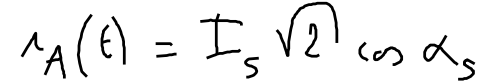
#> input picture offline-crohme-master/offline-crohme-master/my_newdataset/images/116_em_171.inkml.png, 496 x 83 px, found by its file name; its folder holds only this picture in this run
$ python image_preprocess.py
#> lines starting #> are read from the running program, lines starting #| are printed output that depends on the picture
import os
import cv2
import numpy as np

# Paths
IMAGE_DIR = "images/"  # Your raw images folder
OUTPUT_DIR = "images_preprocessed/"  # Folder to save preprocessed images

# Create output directory if not exists
os.makedirs(OUTPUT_DIR, exist_ok=True)

# Image size for TrOCR (ViT expects 384x384)
IMAGE_SIZE = (384, 384)

def preprocess_image(image_path, output_path):
    """Resizes and normalizes an image for TrOCR."""
#> called with image_path = 'images/116_em_171.inkml.png', output_path = 'images_preprocessed/116_em_171.inkml.png'
    img = cv2.imread(image_path, cv2.IMREAD_GRAYSCALE)  # Load in grayscale
#> img is the input picture: shape (83, 496); min 0, max 255, mean 239.3
    img = cv2.resize(img, IMAGE_SIZE)  # Resize to 384x384
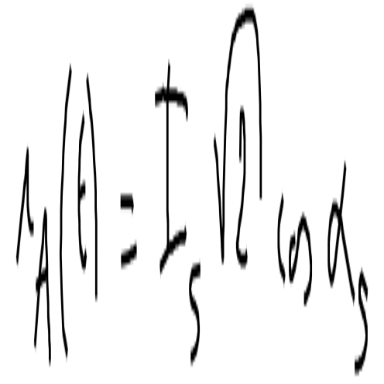
#> img: shape (384, 384); min 0, max 255, mean 239.2
    img = img.astype(np.float32) / 255.0  # Normalize to [0,1]

    # Save processed image
    cv2.imwrite(output_path, (img * 255).astype(np.uint8))  # Convert back to uint8 for saving

if __name__ == "__main__":
    images = [f for f in os.listdir(IMAGE_DIR) if f.endswith('.png')]
    for img_name in images:
        input_path = os.path.join(IMAGE_DIR, img_name)
        output_path = os.path.join(OUTPUT_DIR, img_name)
        preprocess_image(input_path, output_path)

    print(f"✅ Processed {len(images)} images and saved to {OUTPUT_DIR}")

$ run again, on offline-crohme-master/offline-crohme-master/my_newdataset/images/124_em_416.inkml.png
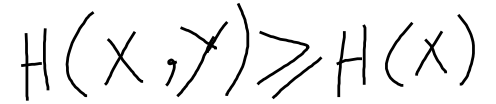
#> input picture offline-crohme-master/offline-crohme-master/my_newdataset/images/124_em_416.inkml.png, 496 x 104 px, found by its file name
#> in preprocess_image, img is the input picture: shape (104, 496); min 0, max 255, mean 238.3
#> in preprocess_image, `img = cv2.resize(img, IMAGE_SIZE)`:
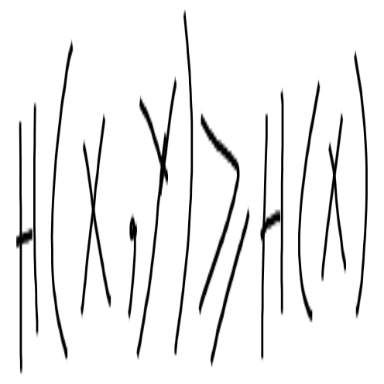
#> img: shape (384, 384); min 0, max 255, mean 238.2

$ run again, on offline-crohme-master/offline-crohme-master/my_newdataset/images/126_leissi.inkml.png
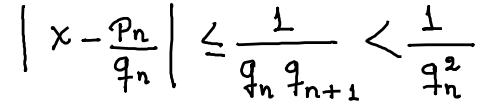
#> input picture offline-crohme-master/offline-crohme-master/my_newdataset/images/126_leissi.inkml.png, 496 x 104 px, found by its file name
#> in preprocess_image, img is the input picture: shape (104, 496); min 0, max 255, mean 236.5
#> in preprocess_image, `img = cv2.resize(img, IMAGE_SIZE)`:
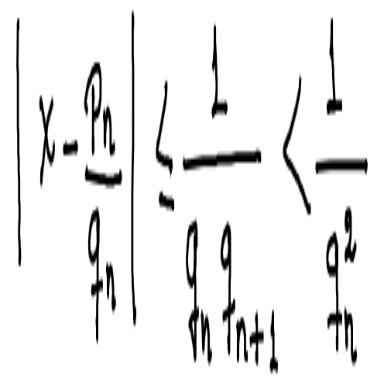
#> img: shape (384, 384); min 0, max 255, mean 236.5

$ run again, on offline-crohme-master/offline-crohme-master/my_newdataset/images/2009210-947-218.inkml.png
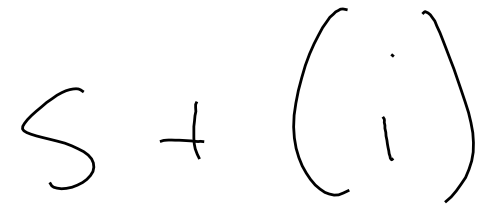
#> input picture offline-crohme-master/offline-crohme-master/my_newdataset/images/2009210-947-218.inkml.png, 496 x 211 px, found by its file name
#> in preprocess_image, img is the input picture: shape (211, 496); min 0, max 255, mean 249.4
#> in preprocess_image, `img = cv2.resize(img, IMAGE_SIZE)`:
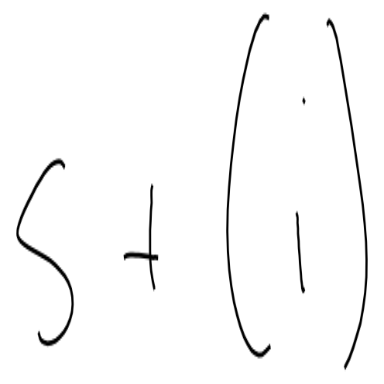
#> img: shape (384, 384); min 0, max 255, mean 249.4

$ run again, on offline-crohme-master/offline-crohme-master/my_newdataset/images/116_herbert.inkml.png
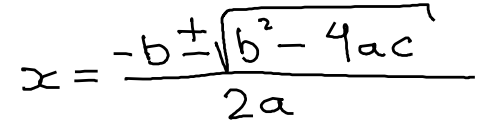
#> input picture offline-crohme-master/offline-crohme-master/my_newdataset/images/116_herbert.inkml.png, 496 x 124 px, found by its file name
#> in preprocess_image, img is the input picture: shape (124, 496); min 0, max 255, mean 238.2
#> in preprocess_image, `img = cv2.resize(img, IMAGE_SIZE)`:
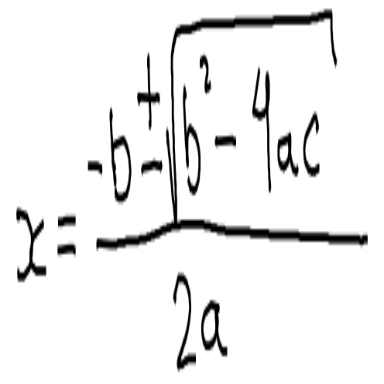
#> img: shape (384, 384); min 0, max 255, mean 238.2
